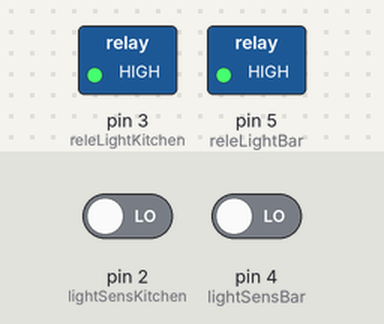
A sketch run on a simulated Arduino Uno, built with avr-gcc and run on an emulated ATmega328P. Shown: switched loads named in the sketch (green lamp = pin HIGH). The inputs (shaded band) are chosen by the test bench; at power-on: pin 2 (lightSensKitchen) LOW, pin 4 (lightSensBar) LOW.

Above: at 0.1 s.
At 30.1 s:
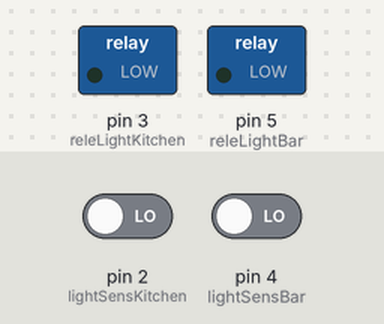
Timing chart, 0 to 31.6 s (numbered marks = the images above):
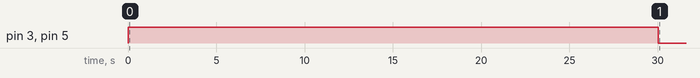

The sketch:

kitchen_movement.ino
```cpp
#define lightSensKitchen 2
#define releLightKitchen 3
#define lightSensBar 4
#define releLightBar 5

bool  checkKitchen = true ;
bool  checkBar = true ;

void setup()
{
  Serial.begin(9600);
  pinMode(lightSensKitchen, INPUT);
  pinMode(releLightKitchen, OUTPUT);
  pinMode(lightSensBar, INPUT);
  pinMode(releLightBar, OUTPUT);
}

void loop()
{
  int seconds = 30 * 100;

  motionBar(checkBar);
  motionKitchen(checkKitchen);
  checkBar = false;
  checkKitchen = false;
  for (int i = 0; i < seconds; i++) {
    if (digitalRead(lightSensBar) == HIGH) {
      checkBar = true;
      motionBar(checkBar);
    }
    if (digitalRead(lightSensKitchen) == HIGH) {
      checkKitchen = true;
      motionKitchen(checkKitchen);
    }
    delay(10);
  }
}

void motionKitchen(bool check) {
  if (check) {
    digitalWrite(releLightKitchen, HIGH);
  } else {
    digitalWrite(releLightKitchen, LOW);
  }
}

void motionBar(bool check) {
  if (check == true) {
    digitalWrite(releLightBar, HIGH);
  } else {
    digitalWrite(releLightBar, LOW);
  }
}
```

Measured:
- by itself, pin 3 (releLightKitchen), pin 5 (releLightBar): LOW → HIGH at 0.00 s, → LOW 30.0 s later
